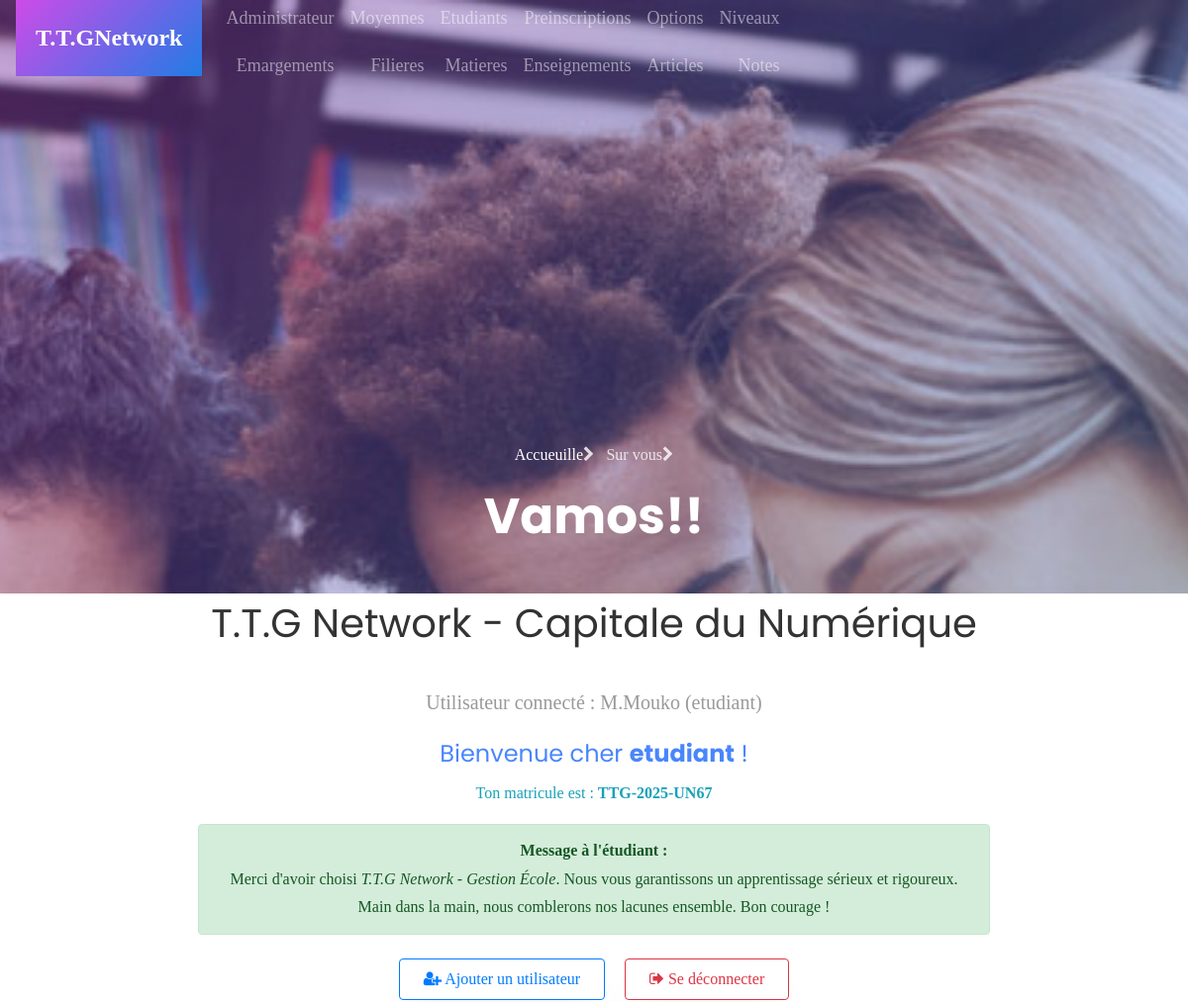
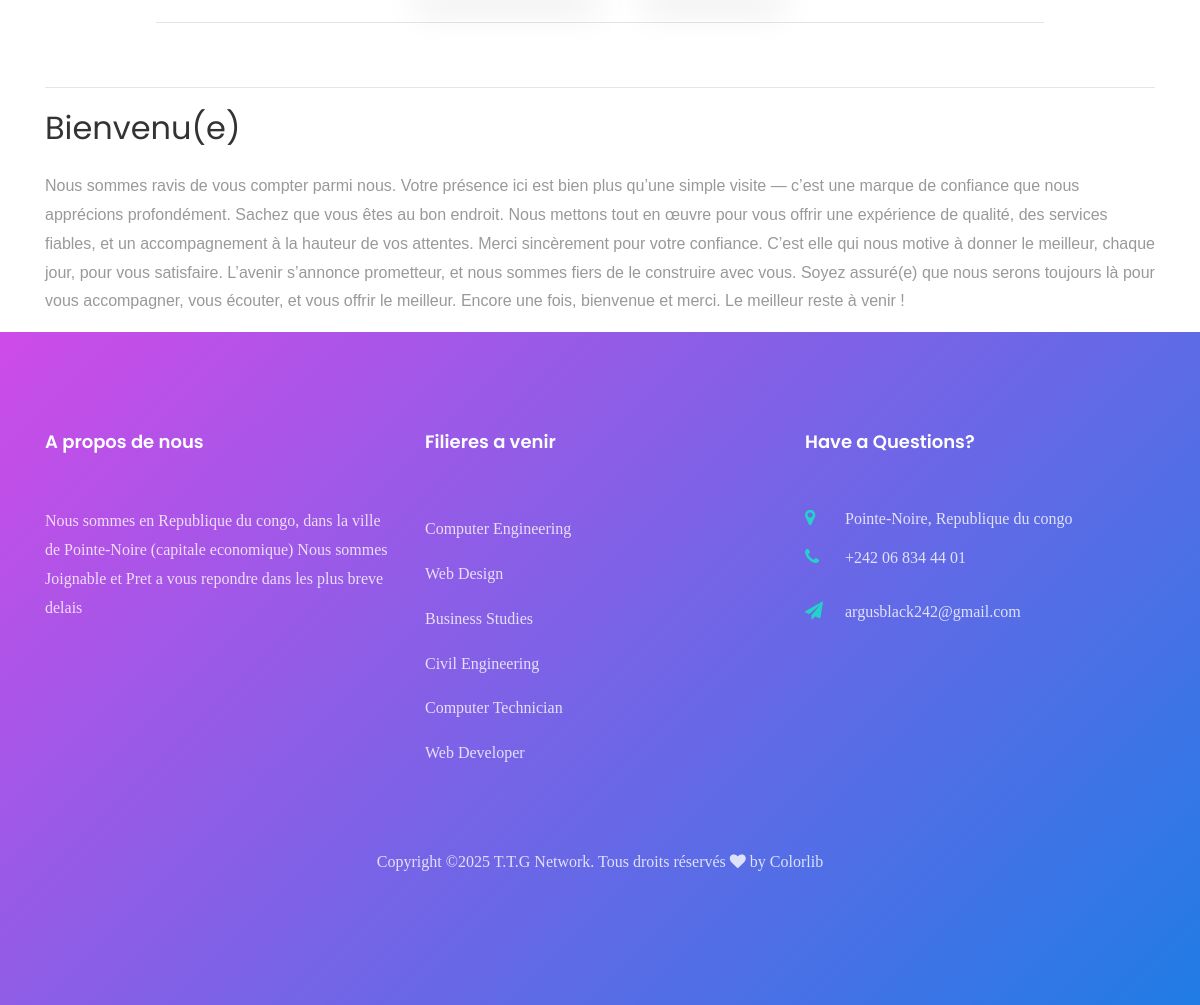
The page /index (signed in) on the database its author committed (2 pictures, top to bottom).
### core/models.py (models this page shows)
class User(AbstractUser):
    ROLES = (
        ('admin', 'Administrateur'),
        ('formateur', 'Formateur'),
        ('etudiant', 'Étudiant'),
        ('parent', 'Parent'),
    )
    role = models.CharField(max_length=20, choices=ROLES)
    code_formateur = models.CharField(max_length=10, unique=True, null=True, blank=True)
    code_parent = models.CharField(max_length=10, unique=True, null=True, blank=True)
    matricule = models.CharField(max_length=30, unique=True, null=True, blank=True)
    def __str__(self):
        return f"{self.username} ({self.role})"

### core/views.py (the view)
# urls.py: path('index',views.index, name='index'),
@login_required
def index(request):
    return render(request, 'index.html')

### core/templates/index.html (shortened to what this page needs)
{% extends "base.html" %}
{% block content %}
    <section>
    <hr>
    <h2>Bienvenu(e)</h2>
    <p>
        Nous sommes ravis de vous compter parmi nous. Votre présence ici est bien plus qu’une simple visite — c’est une marque de confiance que nous apprécions profondément.
        Sachez que vous êtes au bon endroit. Nous mettons tout en œuvre pour vous offrir une expérience de qualité, des services fiables, et un accompagnement à la hauteur de vos attentes.
        Merci sincèrement pour votre confiance. C’est elle qui nous motive à donner le meilleur, chaque jour, pour vous satisfaire.
        L’avenir s’annonce prometteur, et nous sommes fiers de le construire avec vous. Soyez assuré(e) que nous serons toujours là pour vous accompagner, vous écouter, et vous offrir le meilleur.
        Encore une fois, bienvenue et merci. Le meilleur reste à venir !
    </p>
</section>
{% endblock %}

### core/templates/base.html (shortened to what this page needs)
<!DOCTYPE html>
<html lang="en">
  {% load static %}
<head>
	<link rel="stylesheet" href="https://stackpath.bootstrapcdn.com/font-awesome/4.7.0/css/font-awesome.min.css">
	<link rel="stylesheet" href="{% static 'css/animate.css' %}">
	<link rel="stylesheet" href="{% static 'css/feuille.css' %}">
	<link rel="stylesheet" href="{% static 'css/owl.carousel.min.css' %}">
	<link rel="stylesheet" href="{% static 'css/owl.theme.default.min.css' %}">
	<link rel="stylesheet" href="{% static 'css/magnific-popup.css' %}">
	<link rel="stylesheet" href="{% static 'css/bootstrap-datepicker.css' %}">
	<link rel="stylesheet" href="{% static 'css/jquery.timepicker.css' %}">
	<link rel="stylesheet" href="{% static 'css/flaticon.css' %}">
	<link rel="stylesheet" href="{% static 'css/style.css' %}">
</head>
<body>
	<nav class="navbar navbar-expand-lg navbar-dark ftco_navbar bg-dark ftco-navbar-light" id="ftco-navbar">
		<div class="container">
			<a class="navbar-brand" href="index.html"><span>T.T.G</span>Network</a>
			<div class="collapse navbar-collapse" id="ftco-nav" style="font-family:Georgia, 'Times New Roman', Times, serif;font-size:large;">
				<ul class="navbar-nav ml-auto">
          <div>
            <li class="nav-item"><a href="{% url 'admin:index' %}" class="nav-link">Administrateur</a></li>
            <li class="nav-item"><a href="{% url 'liste_emargements' %}" class="nav-link">Emargements</a></li>
          </div>
					<div>
            <li class="nav-item"><a href="{% url 'recherche_moyenne' %}" class="nav-link">Moyennes</a></li>
            <li class="nav-item"><a href="{% url 'filiere' %}" class="nav-link">Filieres</a></li>
          </div>
          <div>
            <li class="nav-item"><a href="{% url 'etudiant' %}" class="nav-link">Etudiants</a></li>
            <li class="nav-item"><a href="{% url 'matiere' %}" class="nav-link">Matieres</a></li>
          </div>
					<div>
            <li class="nav-item"><a href="{% url 'preinscription' %}" class="nav-link">Preinscriptions</a></li>
            <li class="nav-item"><a href="{% url 'enseignement' %}" class="nav-link">Enseignements</a></li>
          </div>
          <div>
            <li class="nav-item"><a href="{% url 'options' %}" class="nav-link">Options</a></li>
            <li class="nav-item"><a href="{% url 'article' %}" class="nav-link">Articles</a></li>
          </div>
          <div>
            <li class="nav-item"><a href="{% url 'niveau' %}" class="nav-link">Niveaux</a></li>
            <li class="nav-item"><a href="{% url 'note' %}" class="nav-link">Notes</a></li>
          </div>
				</ul>
			</div>
		</div>
    <div class="collapse navbar-collapse" id="ftco-nav">
			</div>
	</nav>
	<section class="hero-wrap hero-wrap-2" style="background-image: url('/static/images/image_4.jpg');">
		<div class="overlay"></div>
		<div class="container">
			<div class="row no-gutters slider-text align-items-end justify-content-center">
				<div class="col-md-9 ftco-animate pb-5 text-center">
					<p class="breadcrumbs"><span class="mr-2"><a href="{% url 'connexion' %}">Accueuille<i class="fa fa-chevron-right"></i></a></span> <span>Sur vous<i class="fa fa-chevron-right"></i></span></p>
					<h1 class="mb-0 bread">Vamos!!</h1>
				</div>
			</div>
		</div>
	</section>
  <section>
    <div class="container" id="base">
        <h1>T.T.G Network - Capitale du Numérique</h1>
    <main class="py-4 text-center">
      <p class="lead">Utilisateur connecté : <strong>{{ user }}</strong></p>
      {% if user.is_authenticated %}
        {% if user.role %}
          <p class="text-primary h4">Bienvenue cher <strong>{{ user.role }}</strong> !</p>
        {% else %}
          <p class="text-primary h4">Bienvenue cher <strong>Admin</strong> !</p>
        {% endif %}
        {% if user.matricule %}
          <p class="text-info">Ton matricule est : <strong>{{ user.matricule }}</strong></p>
          <div class="alert alert-success" role="alert" style="max-width: 800px; margin: auto;">
            <strong>Message à l'étudiant :</strong><br>
            Merci d'avoir choisi <em>T.T.G Network - Gestion École</em>. Nous vous garantissons un apprentissage sérieux et rigoureux. Main dans la main, nous comblerons nos lacunes ensemble. Bon courage !
          </div>
        {% else %}
          <div class="alert alert-dark" role="alert" style="max-width: 800px; margin: auto;">
            <strong>Message à l’administrateur :</strong><br>
            Merci pour votre dévouement. Votre autorité est un symbole de notre confiance. Prenez soin de votre santé pour assurer la continuité des opérations !
          </div>
        {% endif %}
      {% endif %}
      <div class="mt-4 d-flex justify-content-center gap-3" style="gap: 20px;">
        <a href="{% url 'urlregister' %}" class="btn btn-outline-primary px-4 py-2">
          <i class="fa fa-user-plus"></i> Ajouter un utilisateur
        </a>
        <a href="{% url 'urllogout' %}" class="btn btn-outline-danger px-4 py-2">
          <i class="fa fa-sign-out"></i> Se déconnecter
        </a>
      </div>
      <hr class="my-4" style="width: 80%;">
    </main>
    </div>
  </section>
  <section >
    <div class="container">
      {% block content %}{% endblock %}
    </div>
  </section>
<footer class="ftco-footer ftco-no-pt">
  <div class="container">
    <div class="row mb-5">
      <div class="col-md pt-5">
        <div class="ftco-footer-widget pt-md-5 mb-4">
          <h2 class="ftco-heading-2">A propos de nous</h2>
          <p>Nous sommes en Republique du congo, dans la ville de Pointe-Noire (capitale economique) Nous sommes Joignable et Pret a vous repondre dans les plus breve delais</p>
          <ul class="ftco-footer-social list-unstyled float-md-left float-lft">
          </ul>
        </div>
      </div>
      <div class="col-md pt-5">
        <div class="ftco-footer-widget pt-md-5 mb-4">
          <h2 class="ftco-heading-2">Filieres a venir</h2>
          <ul class="list-unstyled">
            <li><a href="#" class="py-2 d-block">Computer Engineering</a></li>
            <li><a href="#" class="py-2 d-block">Web Design</a></li>
            <li><a href="#" class="py-2 d-block">Business Studies</a></li>
            <li><a href="#" class="py-2 d-block">Civil Engineering</a></li>
            <li><a href="#" class="py-2 d-block">Computer Technician</a></li>
            <li><a href="#" class="py-2 d-block">Web Developer</a></li>
          </ul>
        </div>
      </div>
      <div class="col-md pt-5">
        <div class="ftco-footer-widget pt-md-5 mb-4">
          <h2 class="ftco-heading-2">Have a Questions?</h2>
          <div class="block-23 mb-3">
            <ul>
              <li><span class="icon fa fa-map-marker"></span><span class="text">Pointe-Noire, Republique du congo</span></li>
              <li><a href="#"><span class="icon fa fa-phone"></span><span class="text">+242 06 834 44 01</span></a></li>
              <li><a href="#"><span class="icon fa fa-paper-plane"></span><span class="text">argusblack242@gmail.com</span></a></li>
            </ul>
          </div>
        </div>
      </div>
    </div>
    <div class="row">
      <div class="col-md-12 text-center">
        <p>
          Copyright &copy;<script>document.write(new Date().getFullYear());</script> T.T.G Network. Tous droits réservés <i class="fa fa-heart" aria-hidden="true"></i> by <a href="https://colorlib.com" target="_blank">Colorlib</a>
          </p>
        </div>
      </div>
    </div>
  </footer>
</body>
</html>

### core/static/css/feuille.css (style rules this page uses)
section { font-family:Cambria, Cochin, Georgia, Times, 'Times New Roman', serif; font-family: 'Franklin Gothic Medium', 'Arial Narrow', Arial, sans-serif; }
div { font-family:Cambria, Cochin, Georgia, Times, 'Times New Roman', serif; }
#base { text-align: center; font-family:Cambria, Cochin, Georgia, Times, 'Times New Roman', serif; width: 100%; }
#ftco-nav { font-family: 'Franklin Gothic Medium', 'Arial Narrow', Arial, sans-serif; text-align: end; content: ''; display: block; width: 60%; height: 4px; margin: 8px auto 0; border-radius: 2px; }

### core/templates/base.html (style rules this page uses)
h2::after { font-family: 'Franklin Gothic Medium', 'Arial Narrow', Arial, sans-serif; text-align: center; content: ''; display: block; width: 60%; height: 4px; margin: 8px auto 0; border-radius: 2px; }

### rows shown on the page
User: username+role "M.Mouko (etudiant)", role "etudiant", matricule "TTG-2025-UN67"
